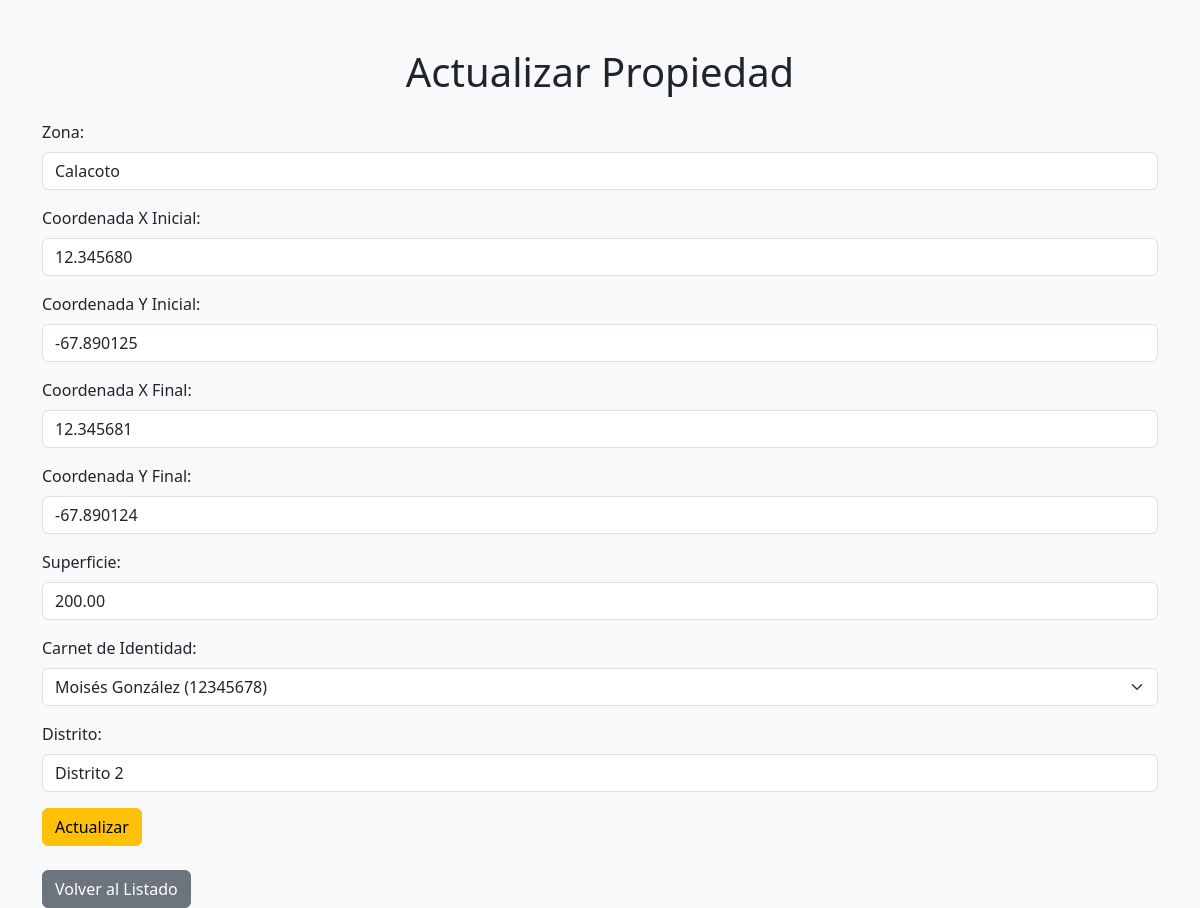
Screenshot of /2/cambio.php?id_catastro=2 with the database file from the repository.
### tables this page shows
CREATE TABLE Catastro (
    id_catastro INT AUTO_INCREMENT PRIMARY KEY,
    zona VARCHAR(50) NOT NULL,
    xini DECIMAL(10, 6) NOT NULL,
    yini DECIMAL(10, 6) NOT NULL,
    xfin DECIMAL(10, 6) NOT NULL,
    yfin DECIMAL(10, 6) NOT NULL,
    superficie DECIMAL(10, 2) NOT NULL,
    ci VARCHAR(20) NOT NULL,
    distrito VARCHAR(50),
    codigo_catastral VARCHAR(20) NOT NULL UNIQUE,
    FOREIGN KEY (ci) REFERENCES Persona(ci) ON DELETE CASCADE
);

### 2/cambio.php (the view, shortened to what this page needs)
<?php
include 'conexion.php';
$id_catastro = $_GET['id_catastro'] ?? null;
$propiedad = null;
if ($id_catastro) {
    $propiedad = $conn->query("SELECT * FROM Catastro WHERE id_catastro = $id_catastro")->fetch_assoc();
}
?>
<!DOCTYPE html>
<html lang="es">
<head>
    <link href="https://cdn.jsdelivr.net/npm/bootstrap@5.3.3/dist/css/bootstrap.min.css" rel="stylesheet">
</head>
<body class="bg-light">
    <div class="container mt-5">
        <h1 class="text-center">Actualizar Propiedad</h1>
        <?php if ($propiedad): ?>
            <form method="POST" class="mt-4">
                <div class="mb-3">
                    <label for="zona" class="form-label">Zona:</label>
                    <input type="text" name="zona" class="form-control" value="<?= $propiedad['zona'] ?>" required>
                </div>
                <div class="mb-3">
                    <label for="xini" class="form-label">Coordenada X Inicial:</label>
                    <input type="text" name="xini" class="form-control" value="<?= $propiedad['xini'] ?>" required>
                </div>
                <div class="mb-3">
                    <label for="yini" class="form-label">Coordenada Y Inicial:</label>
                    <input type="text" name="yini" class="form-control" value="<?= $propiedad['yini'] ?>" required>
                </div>
                <div class="mb-3">
                    <label for="xfin" class="form-label">Coordenada X Final:</label>
                    <input type="text" name="xfin" class="form-control" value="<?= $propiedad['xfin'] ?>" required>
                </div>
                <div class="mb-3">
                    <label for="yfin" class="form-label">Coordenada Y Final:</label>
                    <input type="text" name="yfin" class="form-control" value="<?= $propiedad['yfin'] ?>" required>
                </div>
                <div class="mb-3">
                    <label for="superficie" class="form-label">Superficie:</label>
                    <input type="number" name="superficie" step="0.01" class="form-control" value="<?= $propiedad['superficie'] ?>" required>
                </div>
                <div class="mb-3">
                    <label for="ci" class="form-label">Carnet de Identidad:</label>
                    <select name="ci" class="form-select" required>
                        <?php
                        $personas = $conn->query("SELECT ci, nombre, apellido FROM Persona");
                        while ($persona = $personas->fetch_assoc()) {
                            $selected = $persona['ci'] == $propiedad['ci'] ? 'selected' : '';
                            echo "<option value='" . $persona['ci'] . "' $selected>" . $persona['nombre'] . " " . $persona['apellido'] . " (" . $persona['ci'] . ")</option>";
                        }
                        ?>
                    </select>
                </div>
                <div class="mb-3">
                    <label for="distrito" class="form-label">Distrito:</label>
                    <input type="text" name="distrito" class="form-control" value="<?= $propiedad['distrito'] ?>" required>
                </div>
                <button type="submit" class="btn btn-warning">Actualizar</button>
            </form>
        <?php else: ?>
            <div class="alert alert-danger" role="alert">Propiedad no encontrada.</div>
        <?php endif; ?>
        <div class="mt-4">
            <a href="index.php" class="btn btn-secondary">Volver al Listado</a>
        </div>
    </div>
</body>
</html>

### rows the page displays
catastro: zona "Calacoto", xini "12.345680", yini "-67.890125", xfin "12.345681", yfin "-67.890124", superficie "200.00", distrito "Distrito 2"

### other values shown
form field ci "Moisés González (12345678)"
